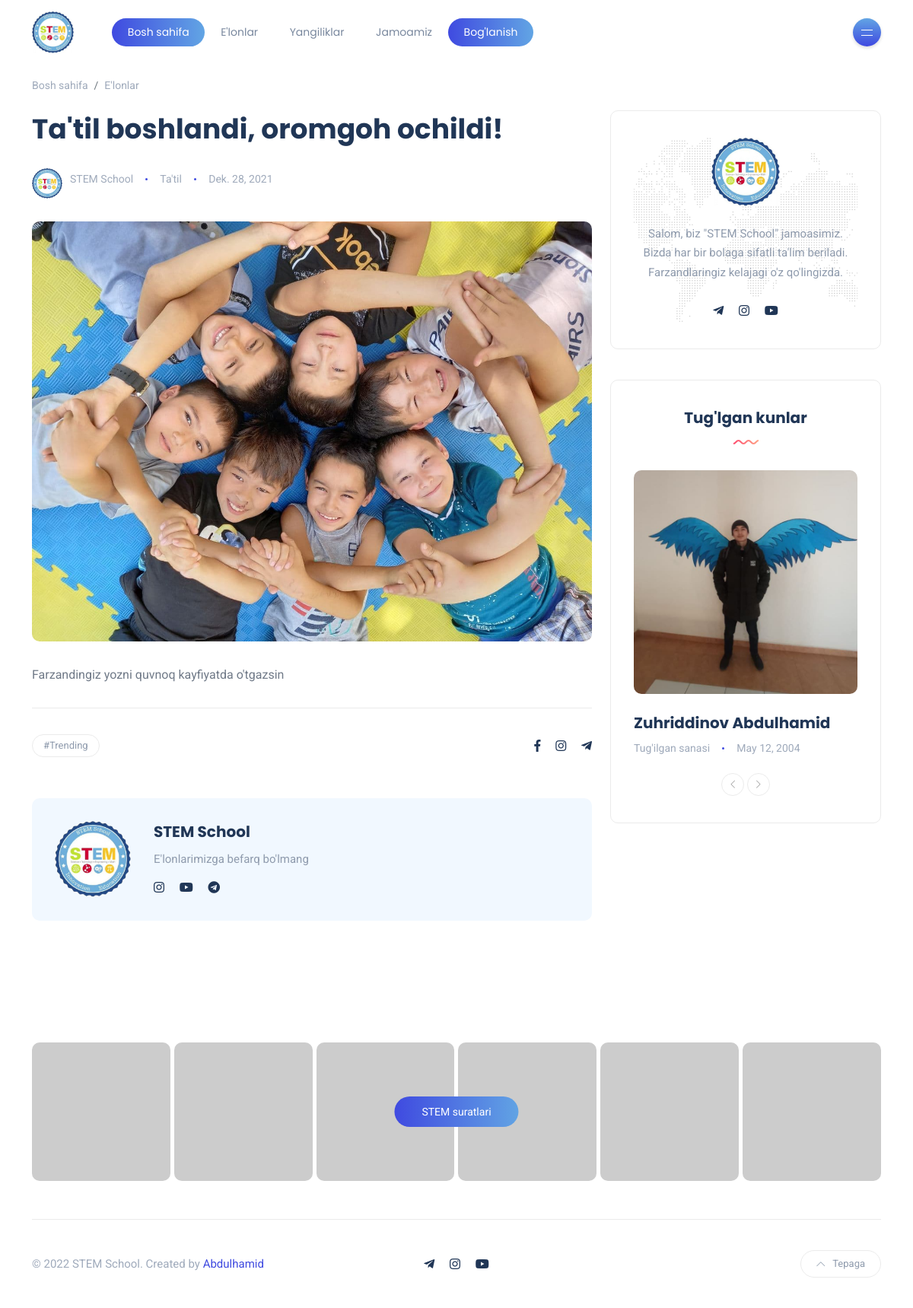
The app's page /elon/2 with its own data.
### main/models.py (models this page shows, shortened)
class Reports(models.Model):
    title = models.CharField("Sarlavha", max_length=550)
    category = models.ForeignKey("main.Category", related_name="Reports", on_delete=models.CASCADE)
    image = models.ImageField("Rasmi", upload_to='report_images')
    description = models.TextField("Qoshimcha", blank=True)
    date = models.DateField("sanasi", auto_now_add=True)

class Category(models.Model):
    title = models.CharField("Nomi", max_length=150)
    slug = models.SlugField("*")
    def __str__(self):
        return self.title

### teachers/models.py (models this page shows, shortened)
class BrithDays(models.Model):
    name = models.CharField("Ismi", max_length=150)
    day = models.DateField("Tugilgan kuni")
    image = models.ImageField("Rasmi", upload_to="birday_user/", blank=True)

### main/views.py (the view)
# urls.py: path("elon/<pk>", report_detail, name="report_detail"),
def report_detail(request, pk):
    repo = Reports.objects.get(pk=pk)
    context = {
        'repo':repo
    }
    return render(request, 'repo-single.html', context)

### teachers/views.py (called while the page is built)
def brithday_view(request):
    days = BrithDays.objects.all()
    context = {
        'days':days
    }
    return context

### templates/repo-single.html
{% extends 'sitebar.html' %}
{% load static %}
{% block sitebar %}
	<section class="main-content mt-3">
		<div class="container-xl">
            <nav aria-label="breadcrumb">
                <ol class="breadcrumb">
                    <li class="breadcrumb-item"><a href="/">Bosh sahifa</a></li>
                    <li class="breadcrumb-item"><a href="/elonlar/">E'lonlar</a></li>
                </ol>
            </nav>
			<div class="row gy-4">
				<div class="col-lg-8">
                    <div class="post post-single">
						<div class="post-header">
							<h1 class="title mt-0 mb-3">{{repo.title}}</h1>
							<ul class="meta list-inline mb-0">
								<li class="list-inline-item"><a href="#"><img src="/static/images/stem.jpg" class="avatar" alt="author"/>STEM School</a></li>
								<li class="list-inline-item"><a href="#">{{repo.category}}</a></li>
								<li class="list-inline-item">{{repo.date}}</li>
							</ul>
						</div>
						<div class="featured-image">
							<img src="{{repo.image.url}}" alt="post-title" />
						</div>
						<div class="post-content clearfix">
							<p>{{repo.description}}</p>
						</div>
						<div class="post-bottom">
							<div class="row d-flex align-items-center">
								<div class="col-md-6 col-12 text-center text-md-start">
									<a href="#" class="tag">#Trending</a>
								</div>
								<div class="col-md-6 col-12">
									<ul class="social-icons list-unstyled list-inline mb-0 float-md-end">
										<li class="list-inline-item"><a href="#"><i class="fab fa-facebook-f"></i></a></li>
										<li class="list-inline-item"><a href="#"><i class="fab fa-instagram"></i></a></li>
										<li class="list-inline-item"><a href="#"><i class="fab fa-telegram-plane"></i></a></li>
									</ul>
								</div>
							</div>
						</div>
                    </div>
					<div class="spacer" data-height="50"></div>
					<div class="about-author padding-30 rounded">
						<div class="thumb">
							<img src="/static/images/stem.jpg" alt="Katen Doe" />
						</div>
						<div class="details">
							<h4 class="name"><a href="#">STEM School</a></h4>
							<p>E'lonlarimizga befarq bo'lmang</p>
							<ul class="social-icons list-unstyled list-inline mb-0">
								<li class="list-inline-item"><a href="#"><i class="fab fa-instagram"></i></a></li>
								<li class="list-inline-item"><a href="#"><i class="fab fa-youtube"></i></a></li>
								<li class="list-inline-item"><a href="#"><i class="fab fa-telegram"></i></a></li>
							</ul>
						</div>
					</div>
					<div class="spacer" data-height="50"></div>
					<div class="spacer" data-height="50"></div>
                </div>
	{% endblock sitebar %}

### templates/sitebar.html (shortened to what this page needs)
{% load static %}
<!DOCTYPE html>
<html lang="en-US">
<head>
	<link rel="stylesheet" href="/static/css/bootstrap.min.css" type="text/css" media="all">
	<link rel="stylesheet" href="/static/css/all.min.css" type="text/css" media="all">
	<link rel="stylesheet" href="/static/css/slick.css" type="text/css" media="all">
	<link rel="stylesheet" href="/static/css/simple-line-icons.css" type="text/css" media="all">
	<link rel="stylesheet" href="/static/css/style.css" type="text/css" media="all">
</head>
<body>
<div class="site-wrapper">
	<header class="header-default">
		<nav class="navbar navbar-expand-lg">
			<div class="container-xl">
				<a class="navbar-brand" href="{% url 'main:home' %}"><img src="/static/images/stem.jpg" alt="logo" width="55"/></a>
				<div class="collapse navbar-collapse">
					<ul class="navbar-nav mr-auto">
						<li class="nav-item active">
							<a class="nav-link" href="{% url 'main:home' %}">Bosh sahifa</a>
						</li>
						<li class="nav-item">
							<a class="nav-link" href="{% url 'main:report' %}">E'lonlar</a>
						</li>
						<li class="nav-item">
							<a class="nav-link" href="{% url 'main:news' %}">Yangiliklar</a>
						</li>
						<li class="nav-item">
							<a class="nav-link" href="{% url 'teachers:team' %}">Jamoamiz</a>
						</li>
						<li class="nav-item active">
							<a class="nav-link" href="/jamoa/boglanish">Bog'lanish</a>
						</li>
					</ul>
				</div>
				<div class="header-right">
					<div class="header-buttons">
						<button class="burger-menu icon-button">
							<span class="burger-icon"></span>
						</button>
					</div>
				</div>
			</div>
		</nav>
	</header>
    {% block sitebar %}
    {% endblock sitebar %}
	<div class="col-lg-4">
		<div class="sidebar">
			<div class="widget rounded">
				<div class="widget-about data-bg-image text-center" data-bg-image="/static/images/map-bg.png">
					<img src="/static/images/stem.jpg" width="90" alt="logo" class="mb-4" />
					<p class="mb-4">Salom, biz "STEM School" jamoasimiz. Bizda har bir bolaga sifatli ta'lim beriladi. Farzandlaringiz kelajagi o'z qo'lingizda.</p>
					<ul class="social-icons list-unstyled list-inline mb-0">
						<li class="list-inline-item"><a href="#"><i class="fab fa-telegram-plane"></i></a></li>
						<li class="list-inline-item"><a href="#"><i class="fab fa-instagram"></i></a></li>
						<li class="list-inline-item"><a href="#"><i class="fab fa-youtube"></i></a></li>
					</ul>
				</div>
			</div>
			<div class="widget rounded">
				<div class="widget-header text-center">
					<h3 class="widget-title">Tug'lgan kunlar</h3>
					<img src="/static/images/wave.svg" class="wave" alt="wave" />
				</div>
				<div class="widget-content">
					<div class="post-carousel-widget" id="">
						{% for day in days %}
						<div class="post post-carousel">
							<div class="thumb rounded">
								<a href="blog-single.html">
									<div class="inner">
										<img src="{{day.image.url}}" alt="post-title" />
									</div>
								</a>
							</div>
							<h5 class="post-title mb-0 mt-4"><a href="blog-single.html">{{day.name}}</a></h5>
							<ul class="meta list-inline mt-2 mb-0">
								<li class="list-inline-item"><a href="#">Tug'ilgan sanasi</a></li>
								<li class="list-inline-item">{{day.day}}</li>
							</ul>
						</div>
						{% endfor %}
					</div>
					<div class="slick-arrows-bot">
						<button type="button" data-role="none" class="carousel-botNav-prev slick-custom-buttons" aria-label="Previous"><i class="icon-arrow-left"></i></button>
						<button type="button" data-role="none" class="carousel-botNav-next slick-custom-buttons" aria-label="Next"><i class="icon-arrow-right"></i></button>
					</div>
				</div>
			</div>
		</div>
	</div>
</div>
</div>
</section>
	<div class="instagram">
		<div class="container-xl">
			<a href="#" class="btn btn-default btn-instagram">STEM suratlari</a>
			<div class="instagram-feed d-flex flex-wrap">
				<div class="insta-item col-sm-2 col-6 col-md-2">
					<a href="#">
						<img src="/static/images/insta/insta-1.jpg" alt="insta-title" />
					</a>
				</div>
				<div class="insta-item col-sm-2 col-6 col-md-2">
					<a href="#">
						<img src="/static/images/insta/insta-2.jpg" alt="insta-title" />
					</a>
				</div>
				<div class="insta-item col-sm-2 col-6 col-md-2">
					<a href="#">
						<img src="/static/images/insta/insta-3.jpg" alt="insta-title" />
					</a>
				</div>
				<div class="insta-item col-sm-2 col-6 col-md-2">
					<a href="#">
						<img src="/static/images/insta/insta-4.jpg" alt="insta-title" />
					</a>
				</div>
				<div class="insta-item col-sm-2 col-6 col-md-2">
					<a href="#">
						<img src="/static/images/insta/insta-5.jpg" alt="insta-title" />
					</a>
				</div>
				<div class="insta-item col-sm-2 col-6 col-md-2">
					<a href="#">
						<img src="/static/images/insta/insta-6.jpg" alt="insta-title" />
					</a>
				</div>
			</div>
		</div>
	</div>
	<footer>
		<div class="container-xl">
			<div class="footer-inner">
				<div class="row d-flex align-items-center gy-4">
					<div class="col-md-4">
						<span class="copyright">© 2022 STEM School. Created by <a href="https://t.me/bdulhamid">Abdulhamid</a></span>
					</div>
					<div class="col-md-4 text-center">
						<ul class="social-icons list-unstyled list-inline mb-0">
							<li class="list-inline-item"><a href="#"><i class="fab fa-telegram-plane"></i></a></li>
							<li class="list-inline-item"><a href="#"><i class="fab fa-instagram"></i></a></li>
							<li class="list-inline-item"><a href="#"><i class="fab fa-youtube"></i></a></li>
						</ul>
					</div>
					<div class="col-md-4">
						<a href="#" id="return-to-top" class="float-md-end"><i class="icon-arrow-up"></i>Tepaga</a>
					</div>
				</div>
			</div>
		</div>
	</footer>
</div>
</body>
</html>

### templates/sitebar.html (style rules this page uses)
.avatar { width: 40px; height: 40px; margin-right: 10px; margin-top: 10px; border-radius: 50%; }

### records on screen
Reports: title "Ta'til boshlandi, oromgoh ochildi!", category "Ta'til", date "Dek. 28, 2021", image (picture), description "Farzandingiz yozni quvnoq kayfiyatda o'tgazsin"
BrithDays: image (picture), name "Zuhriddinov Abdulhamid", day "May 12, 2004"
